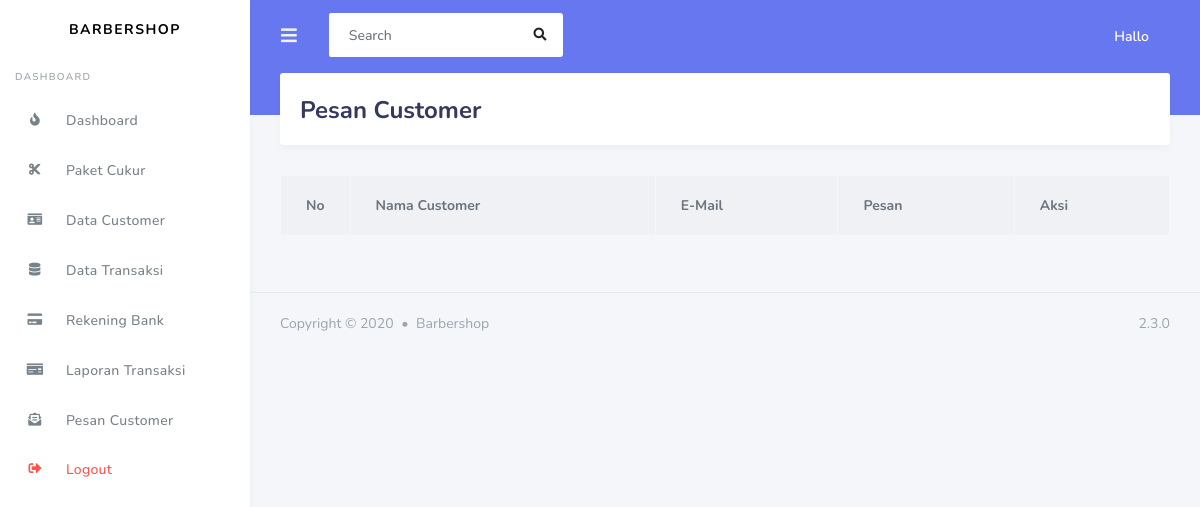
The page /tugas_barber/index.php/admin/hubungi_kami on the database as committed earlier.
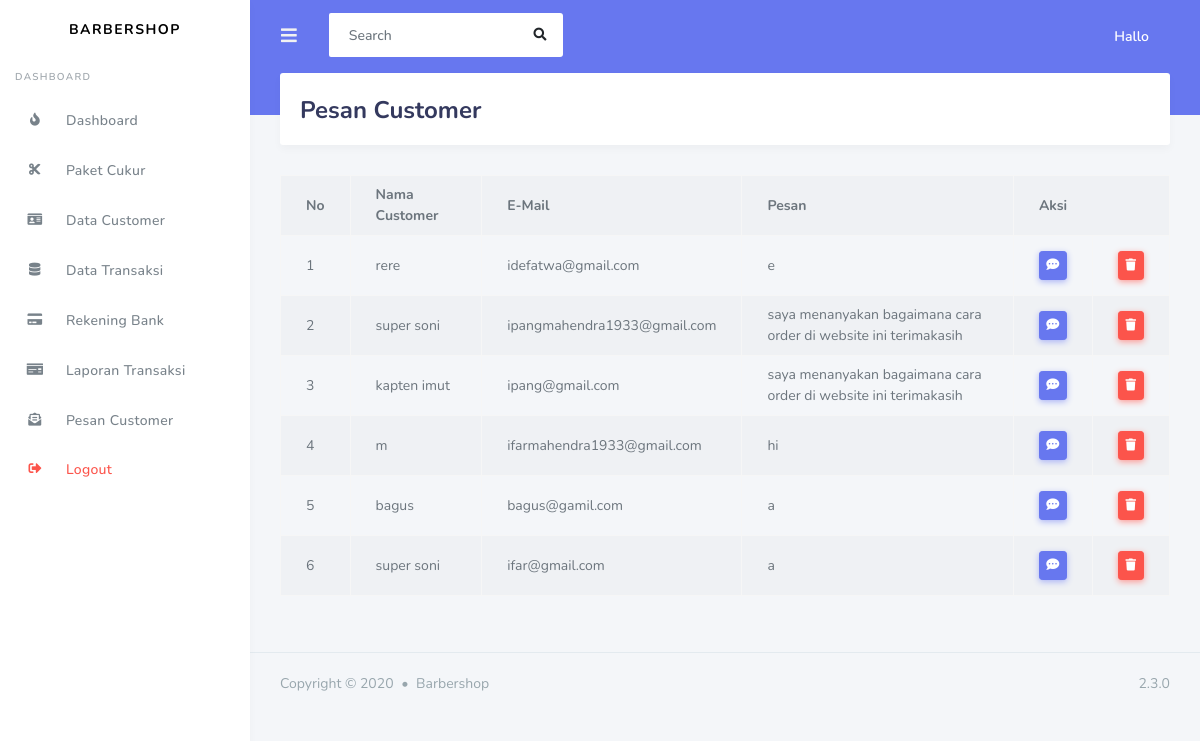
The same page on the database as committed later.
### tables this page shows
CREATE TABLE `hubungi` (
  `id_hubungi` int(11) NOT NULL,
  `nama` varchar(50) NOT NULL,
  `email` varchar(50) NOT NULL,
  `pesan` varchar(250) NOT NULL
);

### tugas_barber/application/controllers/admin/hubungi_kami.php (called while the page is built, shortened)
<?php
class Hubungi_kami extends CI_Controller{
    public function index()
    {
        $data['hubungi'] = $this->hubungi_model->tampil_data('hubungi')->result();
        $this->load->view('template_admin/header');
        $this->load->view('template_admin/sidebar');
        $this->load->view('admin/hubungi_kami',$data);
        $this->load->view('template_admin/footer');
    }
}
?>

### tugas_barber/index.php (called while the page is built, shortened)
<?php
require_once BASEPATH.'core/CodeIgniter.php';

### tugas_barber/application/models/hubungi_model.php (called while the page is built, shortened)
<?php
class Hubungi_model extends CI_model
{
    public function tampil_data($table)
    {
        return $this->db->get($table);
    }
}
?>

### tugas_barber/application/views/admin/hubungi_kami.php (the view, shortened to what this page needs)
<div class="main-content">
    <section class="section">
          <div class="section-header">
            <h1>Pesan Customer</h1>
          </div>
        <div class="table-responsive">
          <table class="table table-bordered table-striped">
            <tr>
              <th width="20px">No</th>
              <th>Nama Customer</th>
              <th >E-Mail</th>
              <th>Pesan</th>
              <th colspan="2" width="20px">Aksi</th>
            </tr>
          <?php $no=1;
          foreach($hubungi as $hub) :   ?>
        <tr>
            <td><?php echo $no++ ?></td>
            <td><?php echo $hub->nama ?></td>
            <td><?php echo $hub->email ?></td>
            <td><?php echo $hub->pesan ?></td>
            <td width="20px"><?php echo anchor('admin/hubungi_kami/kirim_email/'.$hub->id_hubungi, '<div class="btn btn-sm btn-primary">
            <i class="fas fa-comment-dots"></i></div>')  ?></td>
            <td width="20px"><?php echo anchor('admin/hubungi_kami/delete_pesan/'.$hub->id_hubungi, '<div class="btn btn-sm btn-danger">
            <i class="fa fa-trash"></i></div>')  ?></td>
        </tr>
          <?php endforeach; ?>
          </table>
        </div>
    </section>
</div>

### tugas_barber/application/views/template_admin/header.php (shortened to what this page needs)
<!DOCTYPE html>
<html lang="en">
<head>
  <link rel="stylesheet" href="https://stackpath.bootstrapcdn.com/bootstrap/4.3.1/css/bootstrap.min.css">
  <link rel="stylesheet" href="https://use.fontawesome.com/releases/v5.7.2/css/all.css">
  <link rel="stylesheet" href="<?php echo base_url('assets/assets_admin') ?>/assets/css/style.css">
  <link rel="stylesheet" href="<?php echo base_url('assets/assets_admin') ?>/assets/css/components.css">
</head>

### tugas_barber/application/views/template_admin/sidebar.php (shortened to what this page needs)
<body>
  <div id="app">
    <div class="main-wrapper">
      <div class="navbar-bg"></div>
      <nav class="navbar navbar-expand-lg main-navbar">
        <form class="form-inline mr-auto">
          <ul class="navbar-nav mr-3">
            <li><a href="#" data-toggle="sidebar" class="nav-link nav-link-lg"><i class="fas fa-bars"></i></a></li>
          </ul>
          <div class="search-element">
            <input class="form-control" type="search" placeholder="Search" aria-label="Search" data-width="250">
            <button class="btn" type="submit"><i class="fas fa-search"></i></button>
          </div>
        </form>
        <ul class="navbar-nav navbar-right">
          <li class="nav-link"><a class="nav-link  nav-link-lg nav-link-user">
            <div class="d-sm-none d-lg-inline-block">Hallo <?php echo $this->session->userdata('nama') ?> </div></a>
          </li>
        </ul>
      </nav>
      <div class="main-sidebar">
        <aside id="sidebar-wrapper">
          <div class="sidebar-brand">
            <a href="index.html">Barbershop</a>
          </div>
          <ul class="sidebar-menu">
              <li class="menu-header">Dashboard</li>
              <li class="#">
                <a href="<?php echo base_url('admin/dashboard_admin') ?>" class="#"><i class="fas fa-fire"></i><span>Dashboard</span></a>
              </li>
              <li>
              <a class="nav-link" href="<?php echo base_url('admin/paket_cukur') ?>"><i class="fas fa-cut"></i> <span>Paket Cukur</span></a>
              </li>
              <li>
              <a class="nav-link" href="<?php echo base_url('admin/data_customer') ?>"><i class="fas fa-id-card"></i> <span>Data Customer</span></a>
              </li>
              <li>
              <a class="nav-link" href="<?php echo base_url('admin/data_transaksi') ?>"><i class="fas fa-database"></i> <span>Data Transaksi</span></a>
              </li>
              <li>
              <a class="nav-link" href="<?php echo base_url('admin/rekening') ?>"><i class="fas fa-credit-card"></i> <span>Rekening Bank</span></a>
              </li>
              <li>
              <a class="nav-link" href="<?php echo base_url('admin/laporan') ?>"><i class="fas fa-money-check"></i> <span>Laporan Transaksi</span></a>
              </li>
              <li>
              <a class="nav-link" href="<?php echo base_url('admin/hubungi_kami') ?>"><i class="fas fa-envelope-open-text"></i> <span>Pesan Customer</span></a>
              </li>
              <li>
              <a class="nav-link dropdown-item has-icon text-danger"  href="<?php echo base_url('customer2/login/logout') ?>"><i class="fas fa-sign-out-alt"></i> <span>Logout</span></a>
              </li>
            </ul>
        </aside>
      </div>

### tugas_barber/application/views/template_admin/footer.php (shortened to what this page needs)
<footer class="main-footer">
        <div class="footer-left">
          Copyright &copy; 2020 <div class="bullet"></div> Barbershop
        </div>
        <div class="footer-right">
          2.3.0
        </div>
      </footer>
    </div>
  </div>
</body>
</html>

Rows that differ between the two databases and show on the page:
added hubungi: nama "rere", email "idefatwa@gmail.com", pesan "e"
added hubungi: nama "super soni", email "ipangmahendra1933@gmail.com", pesan "saya menanyakan bagaimana cara order di website ini terimakasih"
added hubungi: nama "kapten imut", email "ipang@gmail.com", pesan "saya menanyakan bagaimana cara order di website ini terimakasih"
added hubungi: nama "m", email "ifarmahendra1933@gmail.com", pesan "hi"
added hubungi: nama "bagus", email "bagus@gamil.com", pesan "a"
added hubungi: nama "super soni", email "ifar@gmail.com", pesan "a"
